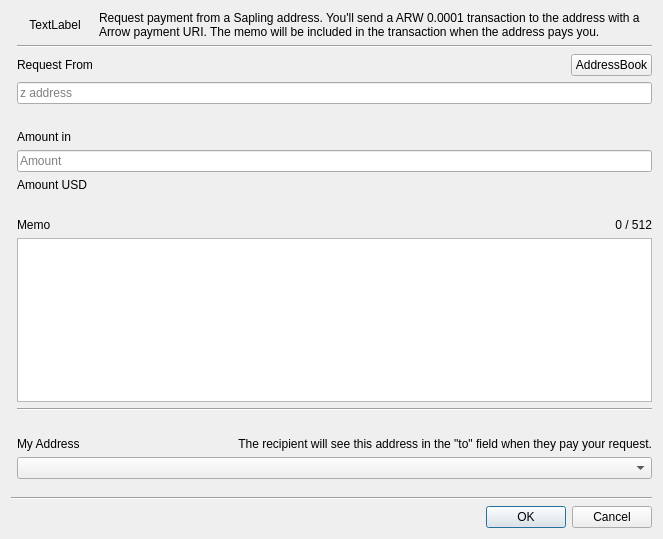
<?xml version="1.0" encoding="UTF-8"?>
<ui version="4.0">
 <class>RequestDialog</class>
 <widget class="QDialog" name="RequestDialog">
  <property name="geometry">
   <rect>
    <x>0</x>
    <y>0</y>
    <width>663</width>
    <height>539</height>
   </rect>
  </property>
  <property name="windowTitle">
   <string>Payment Request</string>
  </property>
  <layout class="QGridLayout" name="gridLayout">
   <item row="18" column="1" colspan="3">
    <widget class="AddressCombo" name="cmbMyAddress"/>
   </item>
   <item row="2" column="3">
    <layout class="QHBoxLayout" name="horizontalLayout">
     <item>
      <spacer name="horizontalSpacer">
       <property name="orientation">
        <enum>Qt::Horizontal</enum>
       </property>
       <property name="sizeHint" stdset="0">
        <size>
         <width>40</width>
         <height>20</height>
        </size>
       </property>
      </spacer>
     </item>
     <item>
      <widget class="QPushButton" name="btnAddressBook">
       <property name="text">
        <string>AddressBook</string>
       </property>
      </widget>
     </item>
    </layout>
   </item>
   <item row="21" column="0" colspan="4">
    <widget class="Line" name="line">
     <property name="orientation">
      <enum>Qt::Horizontal</enum>
     </property>
    </widget>
   </item>
   <item row="2" column="1">
    <widget class="QLabel" name="lblAddress">
     <property name="text">
      <string>Request From</string>
     </property>
    </widget>
   </item>
   <item row="15" column="1">
    <widget class="QLabel" name="label_2">
     <property name="text">
      <string>My Address</string>
     </property>
    </widget>
   </item>
   <item row="5" column="1" colspan="3">
    <widget class="QLabel" name="lblSaplingWarning">
     <property name="styleSheet">
      <string notr="true">color: red;</string>
     </property>
     <property name="text">
      <string/>
     </property>
    </widget>
   </item>
   <item row="6" column="1">
    <widget class="QLabel" name="lblAmount">
     <property name="text">
      <string>Amount in </string>
     </property>
    </widget>
   </item>
   <item row="10" column="1">
    <widget class="QLabel" name="label">
     <property name="text">
      <string/>
     </property>
    </widget>
   </item>
   <item row="24" column="2" colspan="2">
    <widget class="QDialogButtonBox" name="buttonBox">
     <property name="orientation">
      <enum>Qt::Horizontal</enum>
     </property>
     <property name="standardButtons">
      <set>QDialogButtonBox::Cancel|QDialogButtonBox::Ok</set>
     </property>
    </widget>
   </item>
   <item row="14" column="1">
    <widget class="QLabel" name="label_4">
     <property name="text">
      <string/>
     </property>
    </widget>
   </item>
   <item row="4" column="1" colspan="3">
    <widget class="QLineEdit" name="txtFrom">
     <property name="sizePolicy">
      <sizepolicy hsizetype="Minimum" vsizetype="Fixed">
       <horstretch>0</horstretch>
       <verstretch>0</verstretch>
      </sizepolicy>
     </property>
     <property name="alignment">
      <set>Qt::AlignLeading|Qt::AlignLeft|Qt::AlignVCenter</set>
     </property>
     <property name="placeholderText">
      <string>z address</string>
     </property>
    </widget>
   </item>
   <item row="1" column="1" colspan="3">
    <widget class="Line" name="line_3">
     <property name="orientation">
      <enum>Qt::Horizontal</enum>
     </property>
    </widget>
   </item>
   <item row="12" column="1" colspan="3">
    <widget class="MemoEdit" name="txtMemo">
     <property name="sizePolicy">
      <sizepolicy hsizetype="Expanding" vsizetype="Preferred">
       <horstretch>0</horstretch>
       <verstretch>0</verstretch>
      </sizepolicy>
     </property>
    </widget>
   </item>
   <item row="7" column="1" colspan="3">
    <widget class="QLineEdit" name="txtAmount">
     <property name="alignment">
      <set>Qt::AlignLeading|Qt::AlignLeft|Qt::AlignVCenter</set>
     </property>
     <property name="placeholderText">
      <string>Amount</string>
     </property>
    </widget>
   </item>
   <item row="13" column="1" colspan="3">
    <widget class="Line" name="line_2">
     <property name="orientation">
      <enum>Qt::Horizontal</enum>
     </property>
    </widget>
   </item>
   <item row="15" column="3">
    <widget class="QLabel" name="lblAddressInfo">
     <property name="text">
      <string>The recipient will see this address in the &quot;to&quot; field when they pay your request.</string>
     </property>
     <property name="alignment">
      <set>Qt::AlignRight|Qt::AlignTrailing|Qt::AlignVCenter</set>
     </property>
    </widget>
   </item>
   <item row="11" column="3">
    <widget class="QLabel" name="lblMemoLen">
     <property name="text">
      <string notr="true">0 / 512</string>
     </property>
     <property name="alignment">
      <set>Qt::AlignRight|Qt::AlignTrailing|Qt::AlignVCenter</set>
     </property>
    </widget>
   </item>
   <item row="9" column="1">
    <widget class="QLabel" name="txtAmountUSD">
     <property name="text">
      <string>Amount USD</string>
     </property>
     <property name="alignment">
      <set>Qt::AlignLeading|Qt::AlignLeft|Qt::AlignVCenter</set>
     </property>
    </widget>
   </item>
   <item row="20" column="1">
    <spacer name="verticalSpacer">
     <property name="orientation">
      <enum>Qt::Vertical</enum>
     </property>
     <property name="sizeHint" stdset="0">
      <size>
       <width>20</width>
       <height>40</height>
      </size>
     </property>
    </spacer>
   </item>
   <item row="11" column="1">
    <widget class="QLabel" name="label_3">
     <property name="text">
      <string>Memo</string>
     </property>
    </widget>
   </item>
   <item row="0" column="1">
    <widget class="QLabel" name="lblPixmap">
     <property name="text">
      <string>TextLabel</string>
     </property>
     <property name="alignment">
      <set>Qt::AlignCenter</set>
     </property>
    </widget>
   </item>
   <item row="0" column="2" colspan="2">
    <widget class="QLabel" name="lblHeader">
     <property name="text">
      <string>Request payment from a Sapling address. You'll send a ARW 0.0001 transaction to the address with a Arrow payment URI. The memo will be included in the transaction when the address pays you.</string>
     </property>
     <property name="wordWrap">
      <bool>true</bool>
     </property>
    </widget>
   </item>
  </layout>
 </widget>
 <customwidgets>
  <customwidget>
   <class>AddressCombo</class>
   <extends>QComboBox</extends>
   <header>addresscombo.h</header>
  </customwidget>
  <customwidget>
   <class>MemoEdit</class>
   <extends>QPlainTextEdit</extends>
   <header>memoedit.h</header>
  </customwidget>
 </customwidgets>
 <tabstops>
  <tabstop>txtAmount</tabstop>
  <tabstop>txtMemo</tabstop>
 </tabstops>
 <resources/>
 <connections>
  <connection>
   <sender>buttonBox</sender>
   <signal>accepted()</signal>
   <receiver>RequestDialog</receiver>
   <slot>accept()</slot>
   <hints>
    <hint type="sourcelabel">
     <x>248</x>
     <y>254</y>
    </hint>
    <hint type="destinationlabel">
     <x>157</x>
     <y>274</y>
    </hint>
   </hints>
  </connection>
  <connection>
   <sender>buttonBox</sender>
   <signal>rejected()</signal>
   <receiver>RequestDialog</receiver>
   <slot>reject()</slot>
   <hints>
    <hint type="sourcelabel">
     <x>316</x>
     <y>260</y>
    </hint>
    <hint type="destinationlabel">
     <x>286</x>
     <y>274</y>
    </hint>
   </hints>
  </connection>
 </connections>
</ui>
